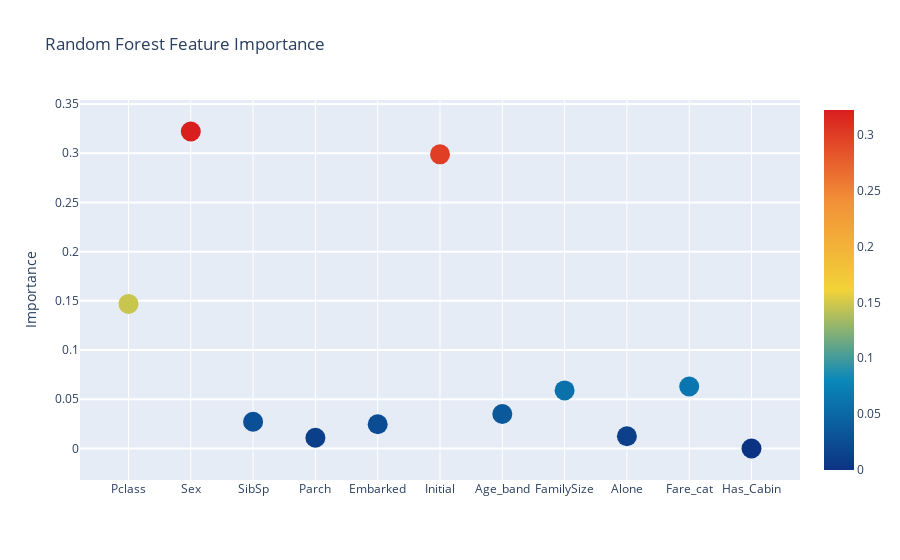
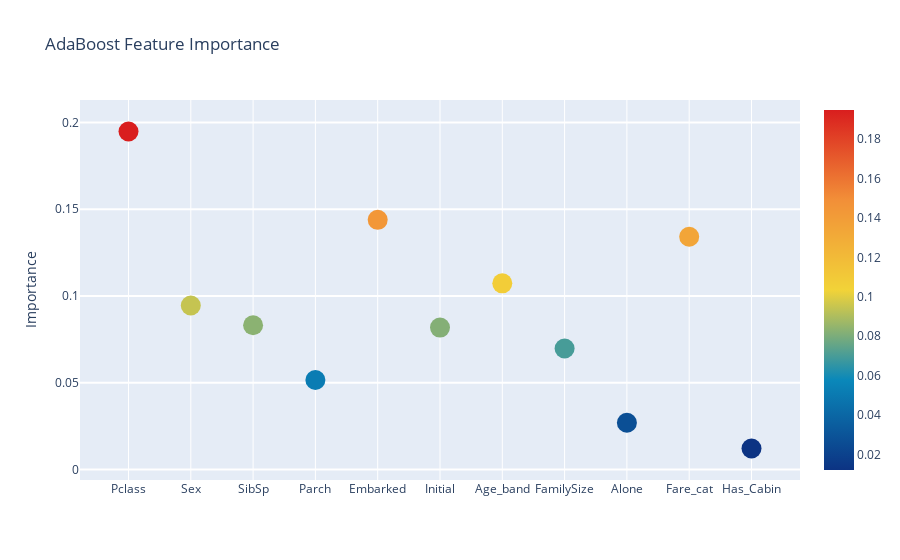
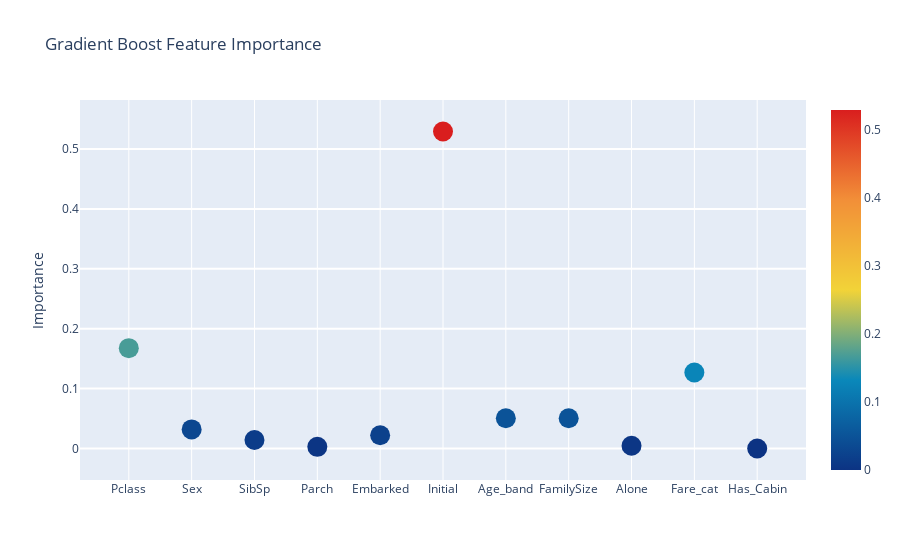
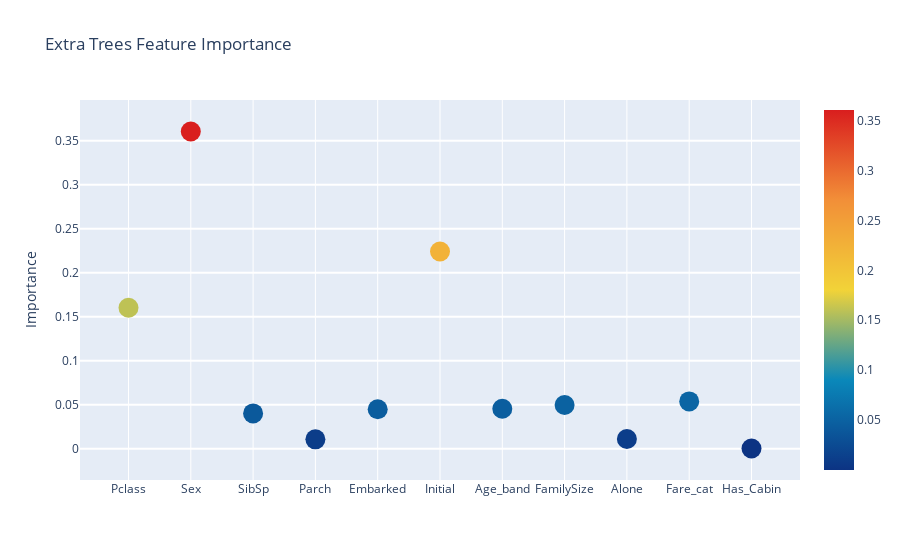

Notebook code cell kept with these figures, in order:
### Code cell
model_cols = ['rf', 'ada', 'gbr', 'etc', 'xgb', 'mean']
model_title = ['Random Forest', 'AdaBoost', 'Gradient Boost', 'Extra Trees', 'XGBoost', 'MEAN']
model_cnt = len(model_cols)

for i in range(0,len(model_cols)):
    plotlyScatter(model_cols[i], model_title[i])

### Figure 1 — Plotly figure (JSON) as saved in the notebook; plotly's stock layout.template omitted (floating-point values rounded to 4 significant figures)
{"data": [{"marker": {"color": [0.1469, 0.3221, 0.02714, 0.01093, 0.02461, 0.2989, 0.03508, 0.059, 0.01242, 0.06297, 0], "colorscale": [[0, "rgb(12,51,131)"], [0.25, "rgb(10,136,186)"], [0.5, "rgb(242,211,56)"], [0.75, "rgb(242,143,56)"], [1, "rgb(217,30,30)"]], "showscale": true, "size": 20, "sizemode": "diameter"}, "mode": "markers", "text": ["Pclass", "Sex", "SibSp", "Parch", "Embarked", "Initial", "Age_band", "FamilySize", "Alone", "Fare_cat", "Has_Cabin"], "type": "scatter", "x": ["Pclass", "Sex", "SibSp", "Parch", "Embarked", "Initial", "Age_band", "FamilySize", "Alone", "Fare_cat", "Has_Cabin"], "y": [0.1469, 0.3221, 0.02714, 0.01093, 0.02461, 0.2989, 0.03508, 0.059, 0.01242, 0.06297, 0]}], "layout": {"autosize": false, "hovermode": "closest", "showlegend": false, "title": {"text": "Random Forest Feature Importance"}, "yaxis": {"gridwidth": 2, "ticklen": 5, "title": {"text": "Importance"}}}}

### Figure 2 — Plotly figure (JSON) as saved in the notebook; plotly's stock layout.template omitted (floating-point values rounded to 4 significant figures)
{"data": [{"marker": {"color": [0.1948, 0.09451, 0.08315, 0.05159, 0.1439, 0.0818, 0.1073, 0.06977, 0.02695, 0.1341, 0.0121], "colorscale": [[0, "rgb(12,51,131)"], [0.25, "rgb(10,136,186)"], [0.5, "rgb(242,211,56)"], [0.75, "rgb(242,143,56)"], [1, "rgb(217,30,30)"]], "showscale": true, "size": 20, "sizemode": "diameter"}, "mode": "markers", "text": ["Pclass", "Sex", "SibSp", "Parch", "Embarked", "Initial", "Age_band", "FamilySize", "Alone", "Fare_cat", "Has_Cabin"], "type": "scatter", "x": ["Pclass", "Sex", "SibSp", "Parch", "Embarked", "Initial", "Age_band", "FamilySize", "Alone", "Fare_cat", "Has_Cabin"], "y": [0.1948, 0.09451, 0.08315, 0.05159, 0.1439, 0.0818, 0.1073, 0.06977, 0.02695, 0.1341, 0.0121]}], "layout": {"autosize": false, "hovermode": "closest", "showlegend": false, "title": {"text": "AdaBoost Feature Importance"}, "yaxis": {"gridwidth": 2, "ticklen": 5, "title": {"text": "Importance"}}}}

### Figure 3 — Plotly figure (JSON) as saved in the notebook; plotly's stock layout.template omitted (floating-point values rounded to 4 significant figures)
{"data": [{"marker": {"color": [0.1675, 0.03185, 0.01422, 0.002813, 0.02204, 0.5292, 0.05046, 0.05052, 0.004518, 0.1269, 0], "colorscale": [[0, "rgb(12,51,131)"], [0.25, "rgb(10,136,186)"], [0.5, "rgb(242,211,56)"], [0.75, "rgb(242,143,56)"], [1, "rgb(217,30,30)"]], "showscale": true, "size": 20, "sizemode": "diameter"}, "mode": "markers", "text": ["Pclass", "Sex", "SibSp", "Parch", "Embarked", "Initial", "Age_band", "FamilySize", "Alone", "Fare_cat", "Has_Cabin"], "type": "scatter", "x": ["Pclass", "Sex", "SibSp", "Parch", "Embarked", "Initial", "Age_band", "FamilySize", "Alone", "Fare_cat", "Has_Cabin"], "y": [0.1675, 0.03185, 0.01422, 0.002813, 0.02204, 0.5292, 0.05046, 0.05052, 0.004518, 0.1269, 0]}], "layout": {"autosize": false, "hovermode": "closest", "showlegend": false, "title": {"text": "Gradient Boost Feature Importance"}, "yaxis": {"gridwidth": 2, "ticklen": 5, "title": {"text": "Importance"}}}}

### Figure 4 — Plotly figure (JSON) as saved in the notebook; plotly's stock layout.template omitted (floating-point values rounded to 4 significant figures)
{"data": [{"marker": {"color": [0.1602, 0.3604, 0.04009, 0.01065, 0.04477, 0.224, 0.04541, 0.04965, 0.01098, 0.05369, 0.0002208], "colorscale": [[0, "rgb(12,51,131)"], [0.25, "rgb(10,136,186)"], [0.5, "rgb(242,211,56)"], [0.75, "rgb(242,143,56)"], [1, "rgb(217,30,30)"]], "showscale": true, "size": 20, "sizemode": "diameter"}, "mode": "markers", "text": ["Pclass", "Sex", "SibSp", "Parch", "Embarked", "Initial", "Age_band", "FamilySize", "Alone", "Fare_cat", "Has_Cabin"], "type": "scatter", "x": ["Pclass", "Sex", "SibSp", "Parch", "Embarked", "Initial", "Age_band", "FamilySize", "Alone", "Fare_cat", "Has_Cabin"], "y": [0.1602, 0.3604, 0.04009, 0.01065, 0.04477, 0.224, 0.04541, 0.04965, 0.01098, 0.05369, 0.0002208]}], "layout": {"autosize": false, "hovermode": "closest", "showlegend": false, "title": {"text": "Extra Trees Feature Importance"}, "yaxis": {"gridwidth": 2, "ticklen": 5, "title": {"text": "Importance"}}}}
